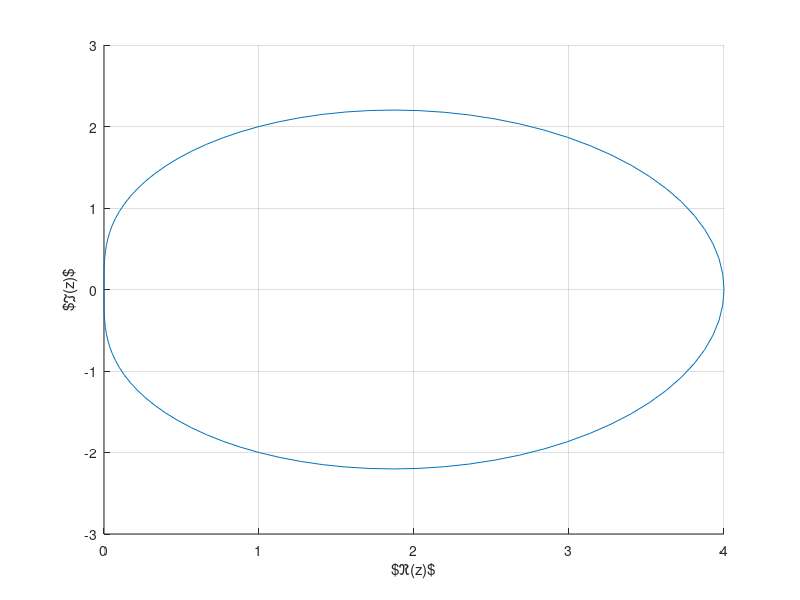

Reproduce this figure in MATLAB.
clear all;
clc;
close all;

hf = figure();
%axis equal
%axis([-1,7,-4,4])
xlabel("$\\Re(z)$");
ylabel("$\\Im(z)$");
grid on
hold on;
%title( "The boundary of the linear stability domain $\\mathcal{D}_{\\textrm{BDF2}}$ for the BDF2 method." );

t = 0:0.01:1.0;
t = 2.*pi.*t;
x = 1.5 - 2.*cos(t)+0.5.*cos(2.*t);
y = 2*sin(t)-0.5*sin(2.*t);
plot(x,y)
hold on;

print( hf, "BDF2BdryLocus.pdf", "-dpdflatex");

